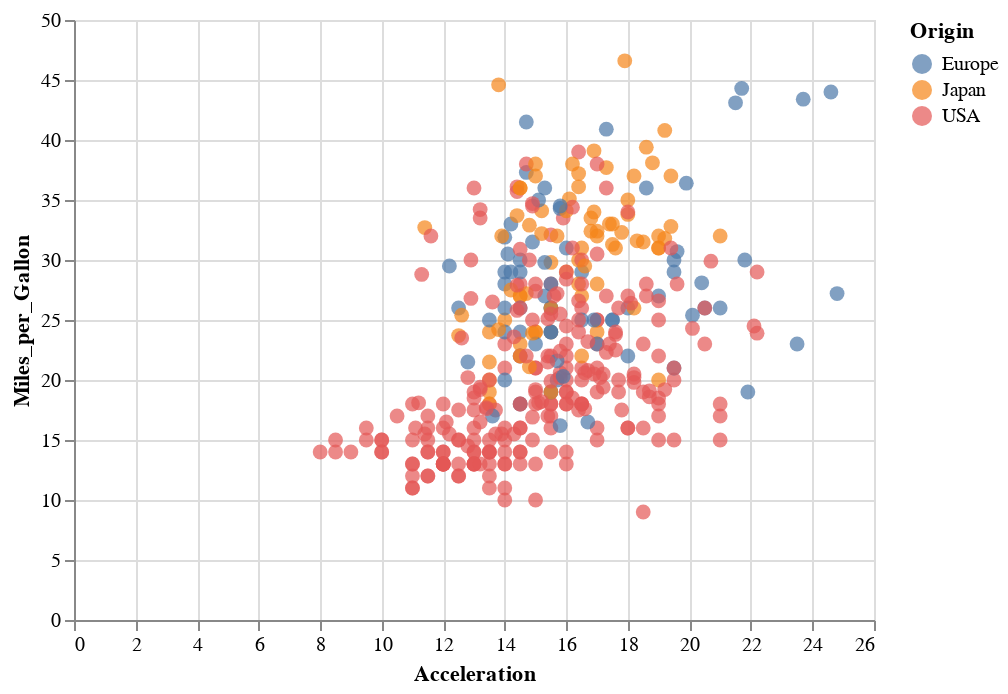

Notebook code for this chart:
### Code cell
# scatter Circle

alt.Chart(df).mark_circle(size=55).encode(x='Acceleration', y='Miles_per_Gallon', color='Origin', tooltip=['Name','Horsepower'])

### Figure 1 — Vega-Lite specification as saved in the notebook (floating-point values rounded to 4 significant figures; data arrays with more than 128 entries replaced by an {"elided": "..."} marker saying what was removed)
{"config": {"view": {"continuousWidth": 400, "continuousHeight": 300}}, "data": {"name": "data-f02450ab61490a1363517a0190416235"}, "mark": {"type": "circle", "size": 55}, "encoding": {"color": {"field": "Origin", "type": "nominal"}, "tooltip": [{"field": "Name", "type": "nominal"}, {"field": "Horsepower", "type": "quantitative"}], "x": {"field": "Acceleration", "type": "quantitative"}, "y": {"field": "Miles_per_Gallon", "type": "quantitative"}}, "$schema": "https://vega.github.io/schema/vega-lite/v4.17.0.json", "datasets": {"data-f02450ab61490a1363517a0190416235": {"elided": "406 records"}}}
